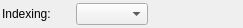
<?xml version="1.0" encoding="UTF-8"?>
<ui version="4.0">
 <class>OperatorFamilyWidget</class>
 <widget class="QWidget" name="OperatorFamilyWidget">
  <property name="geometry">
   <rect>
    <x>0</x>
    <y>0</y>
    <width>243</width>
    <height>28</height>
   </rect>
  </property>
  <property name="minimumSize">
   <size>
    <width>0</width>
    <height>0</height>
   </size>
  </property>
  <property name="windowTitle">
   <string>Form</string>
  </property>
  <layout class="QGridLayout" name="opfamily_grid">
   <property name="margin">
    <number>2</number>
   </property>
   <property name="spacing">
    <number>6</number>
   </property>
   <item row="0" column="0">
    <widget class="QLabel" name="indexing_lbl">
     <property name="sizePolicy">
      <sizepolicy hsizetype="Fixed" vsizetype="Preferred">
       <horstretch>0</horstretch>
       <verstretch>0</verstretch>
      </sizepolicy>
     </property>
     <property name="minimumSize">
      <size>
       <width>68</width>
       <height>0</height>
      </size>
     </property>
     <property name="text">
      <string>Indexing:</string>
     </property>
    </widget>
   </item>
   <item row="0" column="1">
    <widget class="QComboBox" name="indexing_cmb"/>
   </item>
   <item row="0" column="2">
    <spacer name="horizontalSpacer">
     <property name="orientation">
      <enum>Qt::Horizontal</enum>
     </property>
     <property name="sizeHint" stdset="0">
      <size>
       <width>86</width>
       <height>20</height>
      </size>
     </property>
    </spacer>
   </item>
  </layout>
 </widget>
 <resources/>
 <connections/>
</ui>
